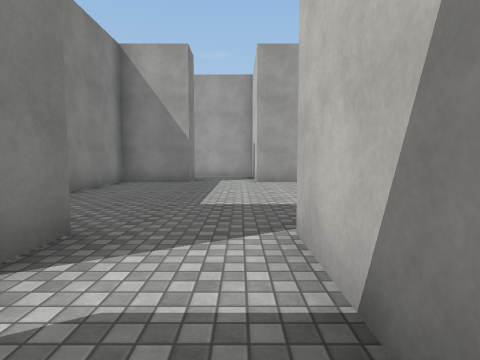
[1] (above)

24 first-person views from a walk through a 3-D level made in the Unity game engine. The camera is 1.3 m above the floor, tilts 4° down and sees 80° across. The floor is counted in squares, 2 m on a side. Each view is taken from the middle of a square. On the plan, view 1 faces up. The plan holds only what a view shows up to about 9 squares ahead; the rest is blank. The place goes on beyond the plan. The player is left out. Surface patterns are stand-ins for the level's own textures.

[2]
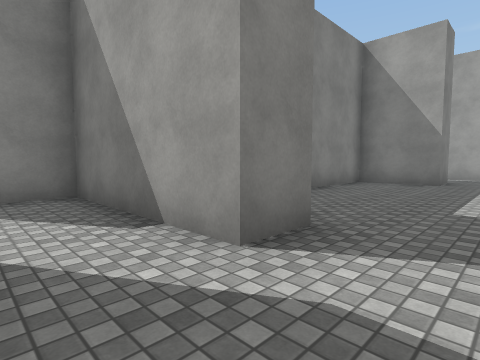

[3]
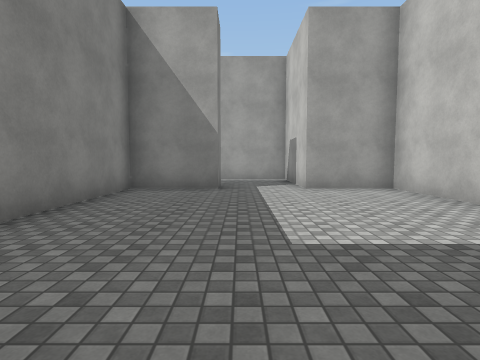

[4]
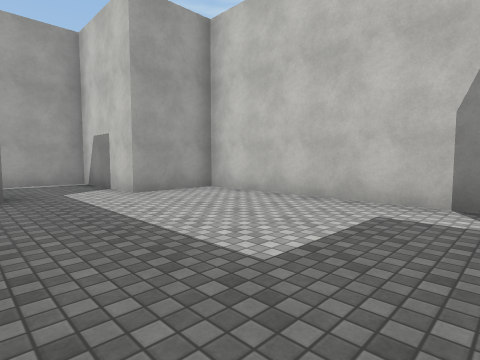

[5]
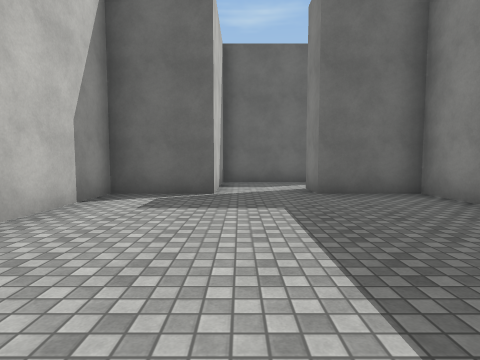

[6]
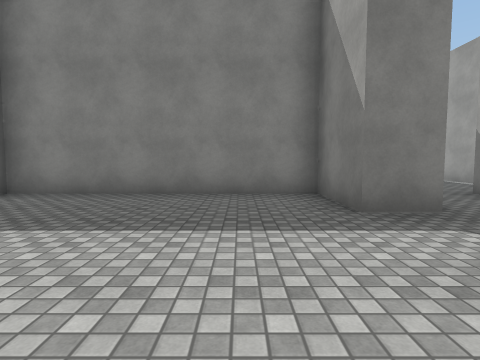

[7]
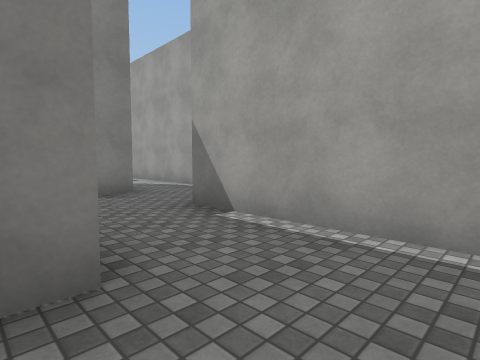

[8]
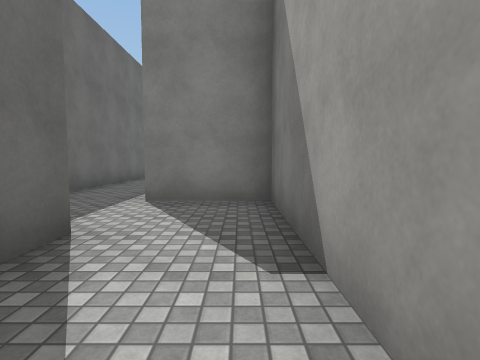

[9]
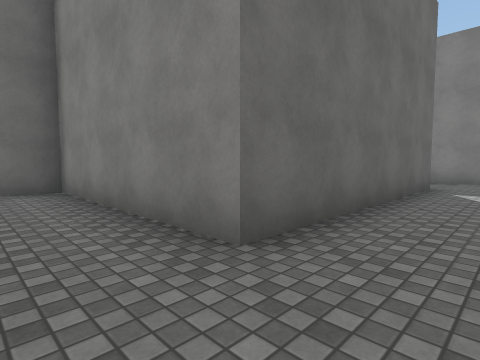

[10]
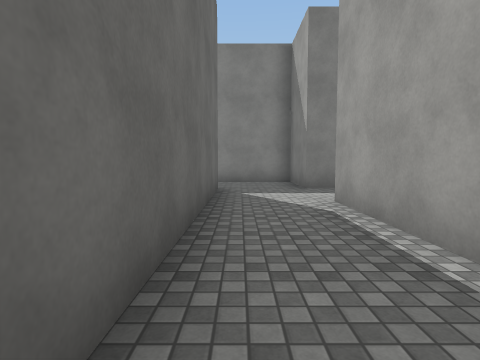

[11]
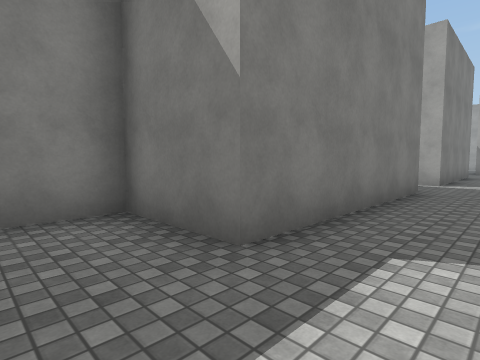

[12]
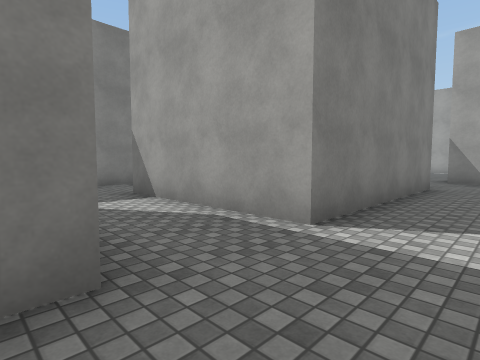

[13]
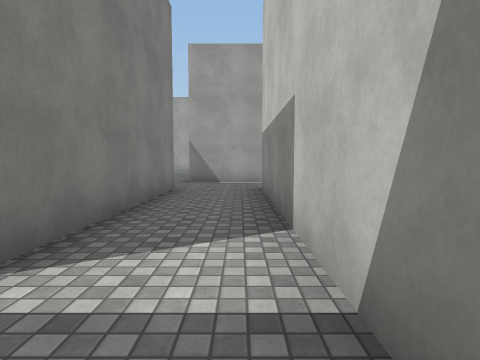

[14]
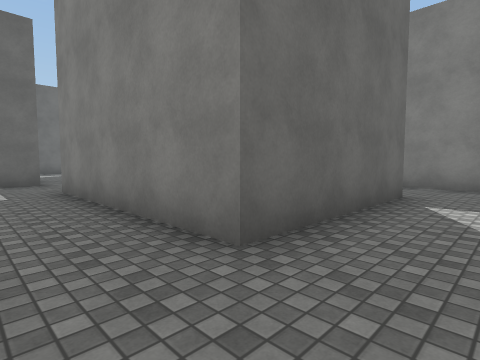

[15]
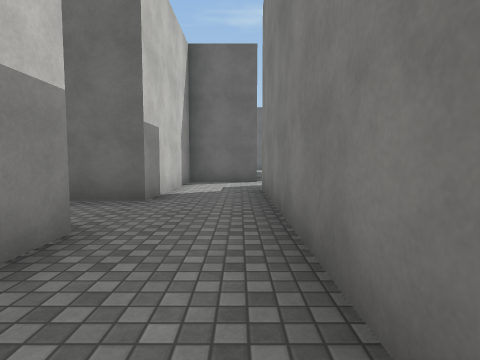

[16]
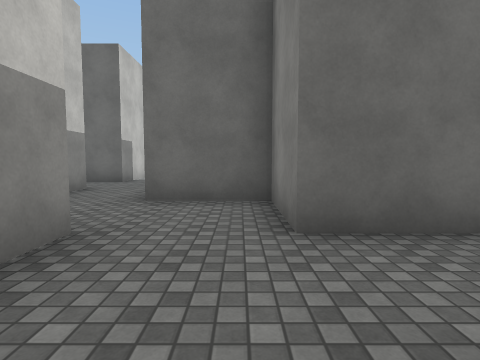

[17]
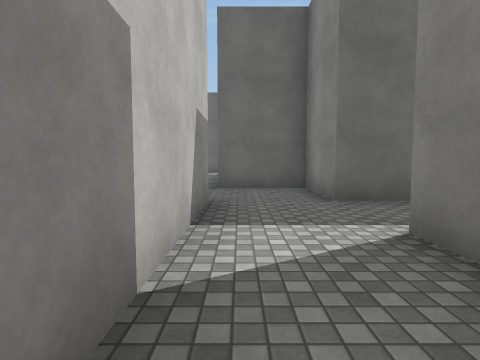

[18]
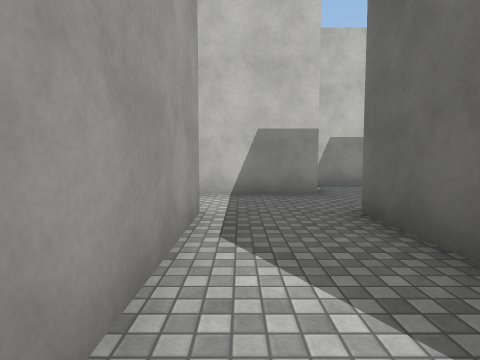

[19]
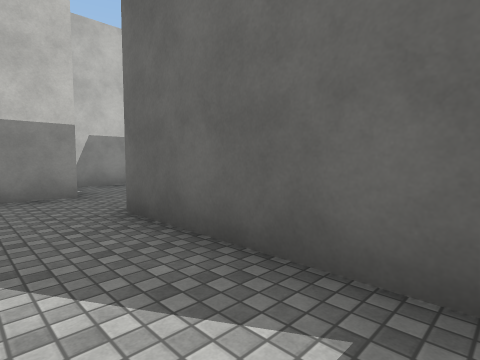

[20]
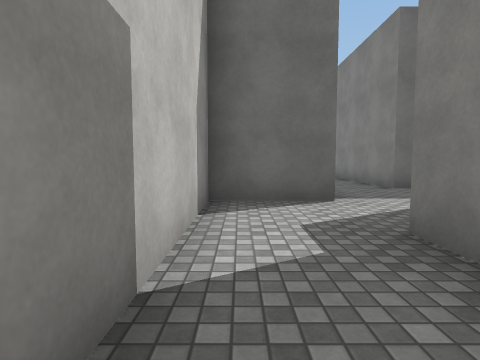

[21]
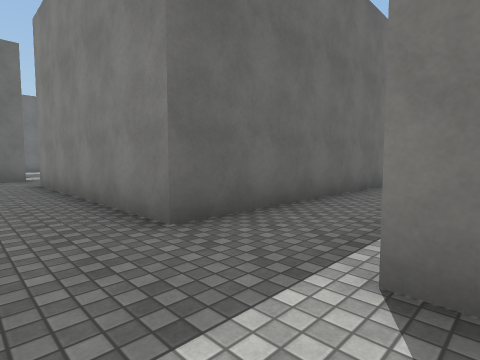

[22]
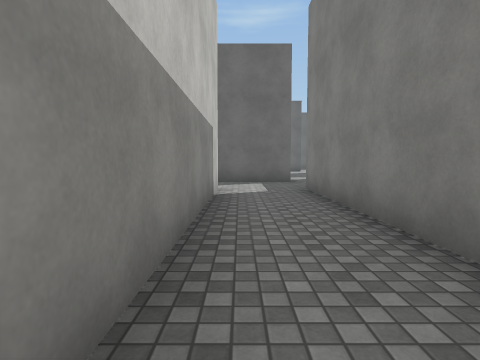

[23]
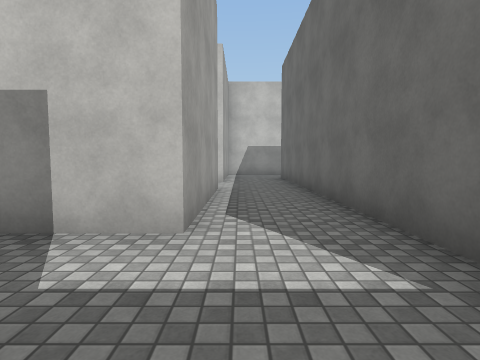

[24]
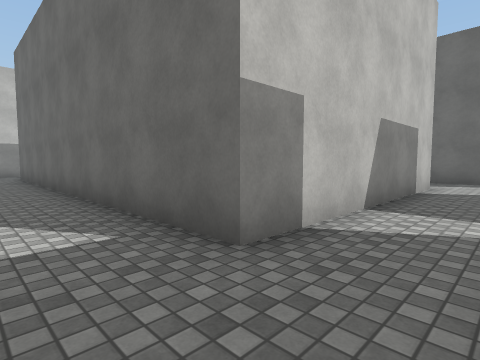

### Floor plan
Points are (right, up) in squares from view 1. A wall is a line through its corners. A room is listed if a view was taken in it or the views show most of it. See-through windows are left out.
Room 1 (views 1, 2, 8)
walls: (-1.5, 1.5) (-3.5, 1.5); (-3.5, -0.5) (0.5, -0.5) (0.5, 1.5)
ways out: opening at (-0.5, 2) to room 2; opening at (-2.5, 0.5) to room 4
Room 2 (views 3, 4, 5, 6)
walls: (-1.5, 8.5) (-3.5, 8.5) (-3.5, 2.5) (-1.5, 2.5) (-1.5, 1.5); (0.5, 1.5) (0.5, 2.5) (2.5, 2.5) (2.5, 8.5) (0.5, 8.5)
ways out: opening at (-0.5, 2) to room 1; opening at (-0.5, 9) to room 3
Room 3 (view 7)
walls: (-1.5, 9.6) (-1.5, 8.5); (0.5, 8.5) (0.5, 11.5) (-3.5, 11.5)
ways out: opening at (-0.5, 9) to room 2; opening at (-2.5, 10.5) to room 4
Room 4 (views 9, 10, 11, 12, 13, 14, 20, 21, 22, 23, 24)
walls: (-13.6, -7.5) (-17.5, -7.5) (-17.5, -1.5); (-11.6, -2.5) (-5.5, -2.5) (-5.5, -7.5) (-4.5, -7.5); (-6.7, -0.5) (-9.5, -0.5); (-19.5, -11.5) (-19.5, -9.5) (-9.8, -9.5); (-17.6, 0.5) (-15.5, 0.5) (-15.5, 4.5) (-11.5, 4.5) (-11.5, -0.5) (-13.5, -0.5) (-13.5, -3); (-3.5, 1.5) (-5.5, 1.5) (-5.5, -0.5); (-19.5, -15.5) (-19.5, -13.5); (-19.5, 1) (-19.5, 0.5); (-9.5, 5.5) (-9.5, 11.5); (-20.2, -17.5) (-19, -17.5); (-23.5, -1.5) (-19.5, -1.5) (-19.5, -7.5); (-17.5, 8.5) (-17.5, 2.5); (-11.5, 11.5) (-11.5, 6.5) (-15.5, 6.5) (-15.5, 7.2); (-5.5, 11.6) (-5.5, 10.8); (-5.9, 13.5) (-11.5, 13.5)
ways out: opening at (-2.5, 0.5) to room 1; opening at (-2.5, 10.5) to room 3; opening at (-16.5, 7.5) to room 5; opening at (-20.5, -14.5); opening at (-20.5, -10.5); opening at (-10.5, -8.5)
Room 5 (views 15, 16, 17, 18, 19)
walls: (-17.5, 10.4) (-17.5, 14.5); (-19.5, 13.2) (-19.5, 12.5) (-22.5, 12.5); (-23, 10.5) (-19.5, 10.5) (-19.5, 8.5) (-17.5, 8.5); (-15.5, 8.7) (-15.5, 10)
ways out: opening at (-16.5, 7.5) to room 4

Where each view was taken, in squares from view 1:
view 1: 0 up, 0 right, facing up
view 2: 0 up, 0 right, facing up-left
view 3: 2 up, 1 left, facing up
view 4: 3 up, 2 left, facing up-right
view 5: 8 up, 0 right, facing down
view 6: 7 up, 2 right, facing left
view 7: 9 up, 0 right, facing up-left
view 8: 1 up, 1 left, facing left
view 9: 1 down, 4 left, facing down-left
view 10: 2 down, 5 left, facing left
view 11: 2 down, 10 left, facing up-left
view 12: 4 up, 10 left, facing up-left
view 13: 5 up, 10 left, facing up
view 14: 6 up, 10 left, facing down-left
view 15: 9 up, 17 left, facing down
view 16: 13 up, 19 left, facing down
view 17: 15 up, 18 left, facing down
view 18: 12 up, 23 left, facing right
view 19: 12 up, 23 left, facing down-right
view 20: 5 up, 16 left, facing down
view 21: 1 up, 18 left, facing down-left
view 22: 1 down, 18 left, facing down
view 23: 8 down, 20 left, facing right
view 24: 8 down, 21 left, facing down-right
